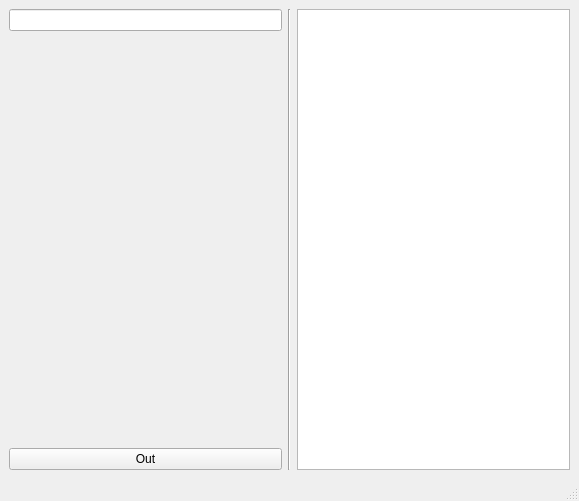
<?xml version="1.0" encoding="UTF-8"?>
<ui version="4.0">
 <class>MainWindow</class>
 <widget class="QMainWindow" name="MainWindow">
  <property name="geometry">
   <rect>
    <x>0</x>
    <y>0</y>
    <width>579</width>
    <height>501</height>
   </rect>
  </property>
  <property name="windowTitle">
   <string>MainWindow</string>
  </property>
  <widget class="QWidget" name="centralwidget">
   <layout class="QVBoxLayout" name="verticalLayout">
    <item>
     <layout class="QGridLayout" name="ui_grid_layout">
      <item row="2" column="0">
       <widget class="QPushButton" name="ui_out_btn">
        <property name="text">
         <string>Out</string>
        </property>
       </widget>
      </item>
      <item row="0" column="2" rowspan="3">
       <widget class="QPlainTextEdit" name="ui_view_edit"/>
      </item>
      <item row="0" column="0">
       <widget class="QLineEdit" name="ui_filter_edit"/>
      </item>
      <item row="0" column="1" rowspan="3">
       <widget class="Line" name="line">
        <property name="orientation">
         <enum>Qt::Vertical</enum>
        </property>
       </widget>
      </item>
     </layout>
    </item>
   </layout>
  </widget>
  <widget class="QMenuBar" name="menubar">
   <property name="geometry">
    <rect>
     <x>0</x>
     <y>0</y>
     <width>579</width>
     <height>21</height>
    </rect>
   </property>
  </widget>
  <widget class="QStatusBar" name="statusbar"/>
 </widget>
 <resources/>
 <connections/>
</ui>
